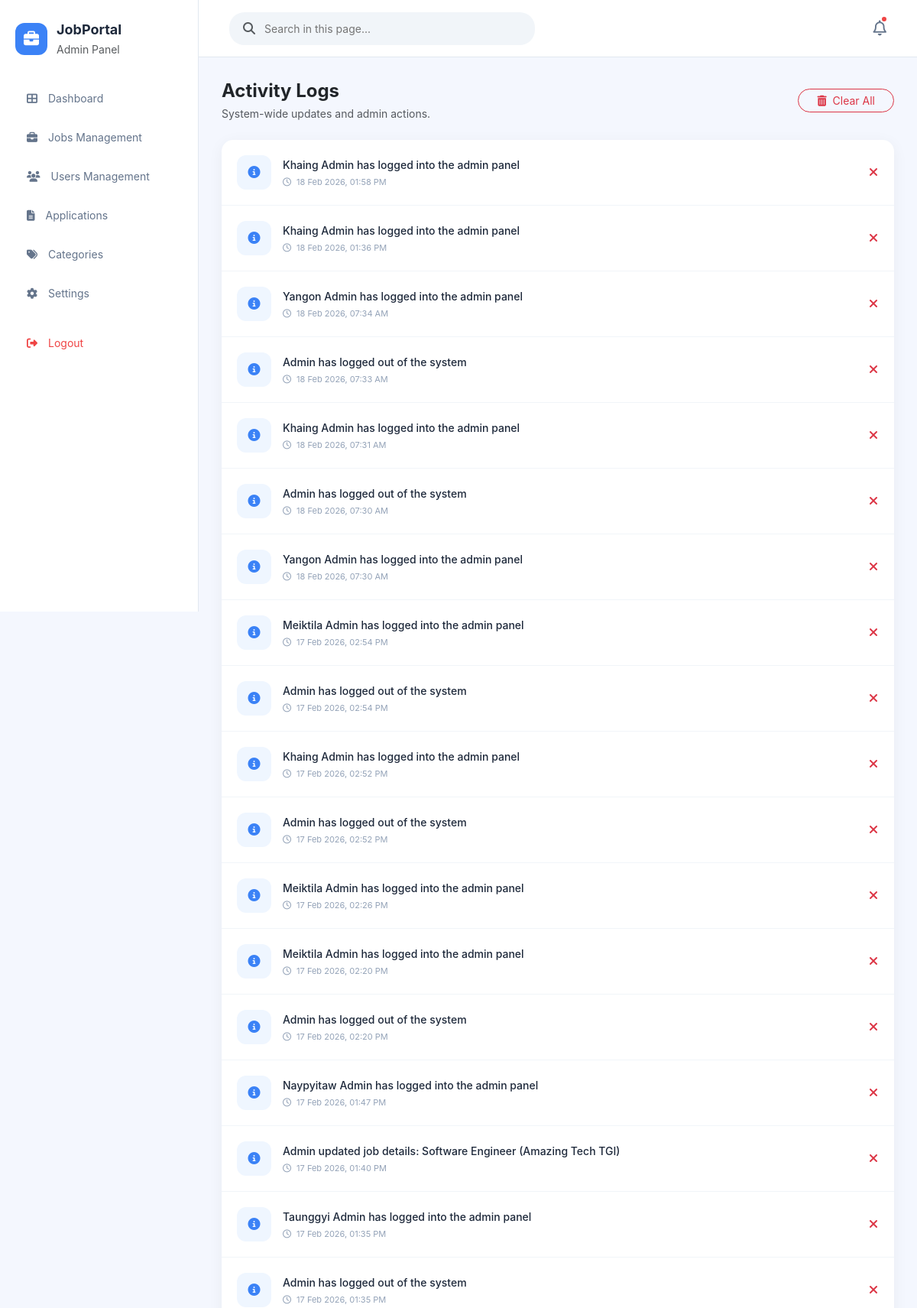
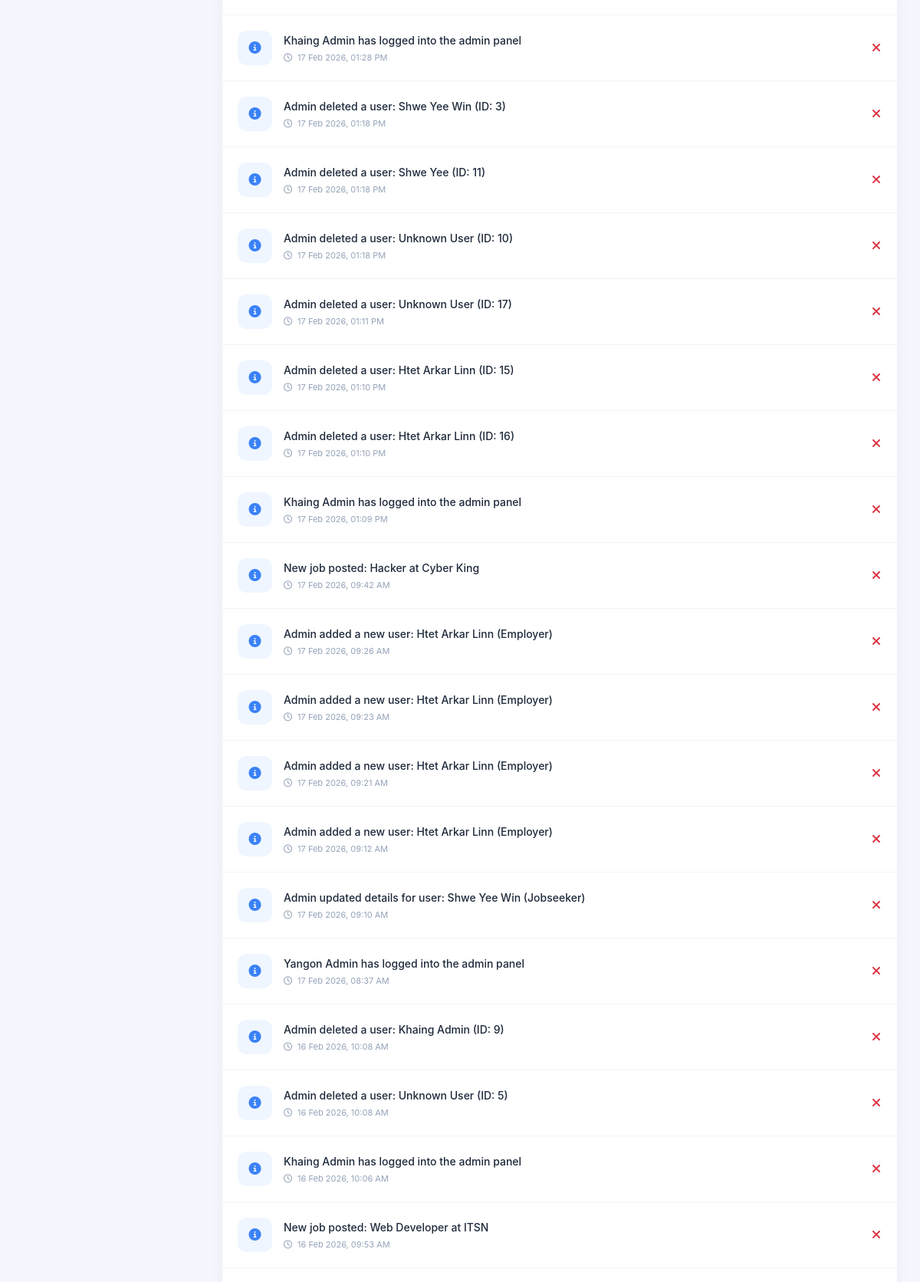
The app's page /admin/JOBMANAGEMENT/noti.php (upper part) with its own data (2 pictures, top to bottom).
### tables this page shows
CREATE TABLE `notifications` (
  `id` int(11) NOT NULL,
  `message` text NOT NULL,
  `type` varchar(50) DEFAULT NULL,
  `created_at` timestamp NOT NULL DEFAULT current_timestamp()
);

### admin/JOBMANAGEMENT/noti.php (the view, shortened to what this page needs)
<?php
include_once 'db.php';
$all_notis = mysqli_query($conn, "SELECT * FROM notifications ORDER BY created_at DESC");
?>
<!DOCTYPE html>
<html lang="en">
<head>
    <link href="https://cdn.jsdelivr.net/npm/bootstrap@5.3.2/dist/css/bootstrap.min.css" rel="stylesheet">
</head>
<body>
<?php include('nav.php'); ?>
<div class="page-container">
    <div class="d-flex justify-content-between align-items-center mb-4">
        <div>
            <h4 class="fw-bold mb-1">Activity Logs</h4>
            <p class="text-muted small mb-0">System-wide updates and admin actions.</p>
        </div>
        <?php if(mysqli_num_rows($all_notis) > 0): ?>
            <form method="POST" onsubmit="return confirm('နိုတီအားလုံးကို ဖျက်ရန် သေချာပါသလား?');">
                <button type="submit" name="clear_all" class="btn btn-outline-danger btn-sm rounded-pill px-4">
                    <i class="fa-solid fa-trash-can me-1"></i> Clear All
                </button>
            </form>
        <?php endif; ?>
    </div>
    <div class="card log-card">
        <?php if(mysqli_num_rows($all_notis) > 0): ?>
            <?php while($row = mysqli_fetch_assoc($all_notis)): ?>
                <div class="log-item">
                    <div class="d-flex align-items-center">
                        <div class="log-icon">
                            <i class="fa-solid fa-circle-info"></i>
                        </div>
                        <div>
                            <div class="msg-text"><?= htmlspecialchars($row['message']) ?></div>
                            <div class="time-text">
                                <i class="fa-regular fa-clock me-1"></i>
                                <?= date('d M Y, h:i A', strtotime($row['created_at'])) ?>
                            </div>
                        </div>
                    </div>
                    <a href="noti.php?delete_id=<?= $row['id'] ?>"
                       class="btn btn-link text-danger p-0"
                       onclick="return confirm('ဒီ Log ကို ဖျက်မှာလား?');">
                        <i class="fa-solid fa-xmark"></i>
                    </a>
                </div>
            <?php endwhile; ?>
        <?php endif; ?>
    </div>
</div>
</body>
</html>

### admin/JOBMANAGEMENT/noti.php (style rules this page uses)
.page-container { padding: 30px; }
.log-card { border: none; border-radius: 15px; box-shadow: 0 4px 20px rgba(0,0,0,0.05); background: white; overflow: hidden; }
.log-item { padding: 20px; border-bottom: 1px solid #f1f5f9; display: flex; align-items: center; justify-content: space-between; transition: 0.2s; }
.log-icon { width: 45px; height: 45px; border-radius: 12px; display: flex; align-items: center; justify-content: center; margin-right: 15px; background: #eff6ff; color: #3b82f6; }
.time-text { font-size: 11px; color: #94a3b8; margin-top: 4px; }
.msg-text { font-size: 14px; color: #1e293b; font-weight: 500; }

### admin/JOBMANAGEMENT/nav.php (style rules this page uses)
body { margin: 0; font-family: 'Inter', sans-serif; background-color: #f4f7fe; }

### records on screen
notifications: message "Khaing Admin has logged into the admin panel", created_at "18 Feb 2026, 01:58 PM"
notifications: message "Khaing Admin has logged into the admin panel", created_at "18 Feb 2026, 01:36 PM"
notifications: message "Yangon Admin has logged into the admin panel", created_at "18 Feb 2026, 07:34 AM"
notifications: message "Admin has logged out of the system", created_at "18 Feb 2026, 07:33 AM"
notifications: message "Khaing Admin has logged into the admin panel", created_at "18 Feb 2026, 07:31 AM"
notifications: message "Admin has logged out of the system", created_at "18 Feb 2026, 07:30 AM"
notifications: message "Yangon Admin has logged into the admin panel", created_at "18 Feb 2026, 07:30 AM"
notifications: message "Meiktila Admin has logged into the admin panel", created_at "17 Feb 2026, 02:54 PM"
notifications: message "Admin has logged out of the system", created_at "17 Feb 2026, 02:54 PM"
notifications: message "Khaing Admin has logged into the admin panel", created_at "17 Feb 2026, 02:52 PM"
notifications: message "Admin has logged out of the system", created_at "17 Feb 2026, 02:52 PM"
notifications: message "Meiktila Admin has logged into the admin panel", created_at "17 Feb 2026, 02:26 PM"
notifications: message "Meiktila Admin has logged into the admin panel", created_at "17 Feb 2026, 02:20 PM"
notifications: message "Admin has logged out of the system", created_at "17 Feb 2026, 02:20 PM"
notifications: message "Naypyitaw Admin has logged into the admin panel", created_at "17 Feb 2026, 01:47 PM"
notifications: message "Admin updated job details: Software Engineer (Amazing Tech TGI)", created_at "17 Feb 2026, 01:40 PM"
notifications: message "Taunggyi Admin has logged into the admin panel", created_at "17 Feb 2026, 01:35 PM"
notifications: message "Admin has logged out of the system", created_at "17 Feb 2026, 01:35 PM"
notifications: message "Khaing Admin has logged into the admin panel", created_at "17 Feb 2026, 01:28 PM"
notifications: message "Admin deleted a user: Shwe Yee Win (ID: 3)", created_at "17 Feb 2026, 01:18 PM"
notifications: message "Admin deleted a user: Shwe Yee (ID: 11)", created_at "17 Feb 2026, 01:18 PM"
notifications: message "Admin deleted a user: Unknown User (ID: 10)", created_at "17 Feb 2026, 01:18 PM"
notifications: message "Admin deleted a user: Unknown User (ID: 17)", created_at "17 Feb 2026, 01:11 PM"
notifications: message "Admin deleted a user: Htet Arkar Linn (ID: 15)", created_at "17 Feb 2026, 01:10 PM"
notifications: message "Admin deleted a user: Htet Arkar Linn (ID: 16)", created_at "17 Feb 2026, 01:10 PM"
notifications: message "Khaing Admin has logged into the admin panel", created_at "17 Feb 2026, 01:09 PM"
notifications: message "New job posted: Hacker at Cyber King", created_at "17 Feb 2026, 09:42 AM"
notifications: message "Admin added a new user: Htet Arkar Linn (Employer)", created_at "17 Feb 2026, 09:26 AM"
notifications: message "Admin added a new user: Htet Arkar Linn (Employer)", created_at "17 Feb 2026, 09:23 AM"
notifications: message "Admin added a new user: Htet Arkar Linn (Employer)", created_at "17 Feb 2026, 09:21 AM"
notifications: message "Admin added a new user: Htet Arkar Linn (Employer)", created_at "17 Feb 2026, 09:12 AM"
notifications: message "Admin updated details for user: Shwe Yee Win (Jobseeker)", created_at "17 Feb 2026, 09:10 AM"
notifications: message "Yangon Admin has logged into the admin panel", created_at "17 Feb 2026, 08:37 AM"
notifications: message "Admin deleted a user: Khaing Admin (ID: 9)", created_at "16 Feb 2026, 10:08 AM"
notifications: message "Admin deleted a user: Unknown User (ID: 5)", created_at "16 Feb 2026, 10:08 AM"
notifications: message "Khaing Admin has logged into the admin panel", created_at "16 Feb 2026, 10:06 AM"
notifications: message "New job posted: Web Developer at ITSN", created_at "16 Feb 2026, 09:53 AM"
